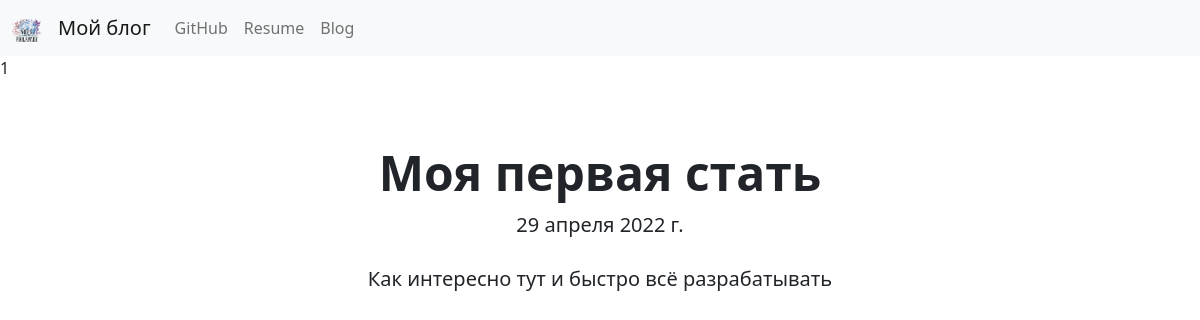
Page /blog/1/ on the committed database.
### miniBlog/models.py (models this page shows, shortened)
class MiniBlog(models.Model):
    postName = models.CharField(max_length=100)
    publisTime = models.DateField(auto_now=True)
    description = models.TextField()

### miniBlog/views.py (the view)
# urls.py: path('<int:blog_id>/', views.Detail, name='detail'),
def Detail(request, blog_id):
    post = get_object_or_404(MiniBlog, pk=blog_id)
    return render(request, 'miniBlog/detail.html', {'id': blog_id, 'post': post})

### miniBlog/templates/miniBlog/detail.html
{% extends 'portfolio/base.html' %}
{% block content %}
{{ id }}
<div class="container py-3">
<div class="px-4 py-5 text-center">
<h1 class="display-5 fw-bold">{{ post.postName }}</h1>
<p class="lead mb-4">{{ post.publisTime }}</p>
<p class="lead fw-normal">{{ post.description }}</p>
</div>
</div>
{% endblock %}

### rows in the picture
MiniBlog: postName "Моя первая стать", publisTime "29 апреля 2022 г.", description "Как интересно тут и быстро всё разрабатывать"

### other values in the picture
{{ id }} "1"
